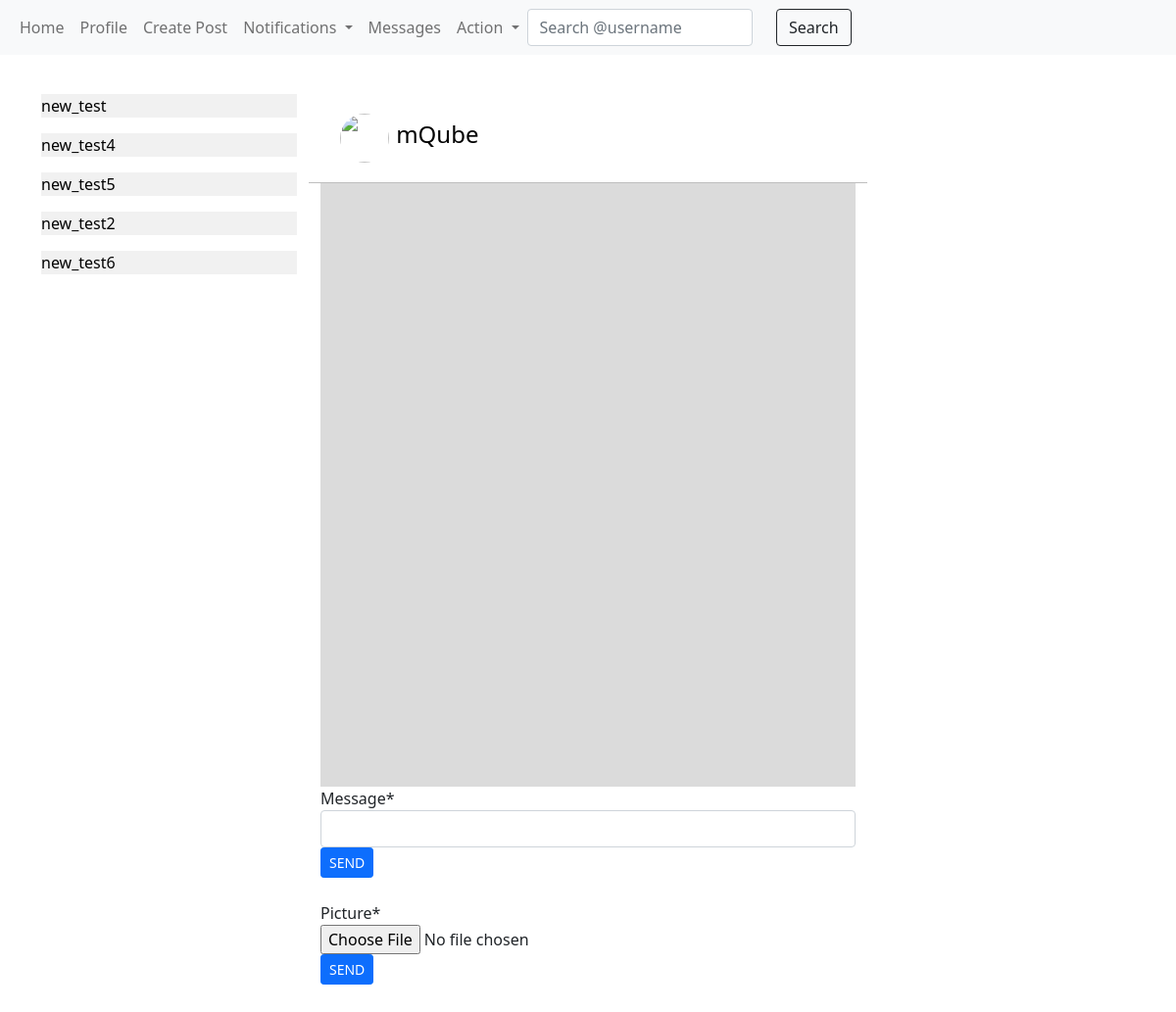
Page /messages/mQube/ (signed in) on the earlier database version.
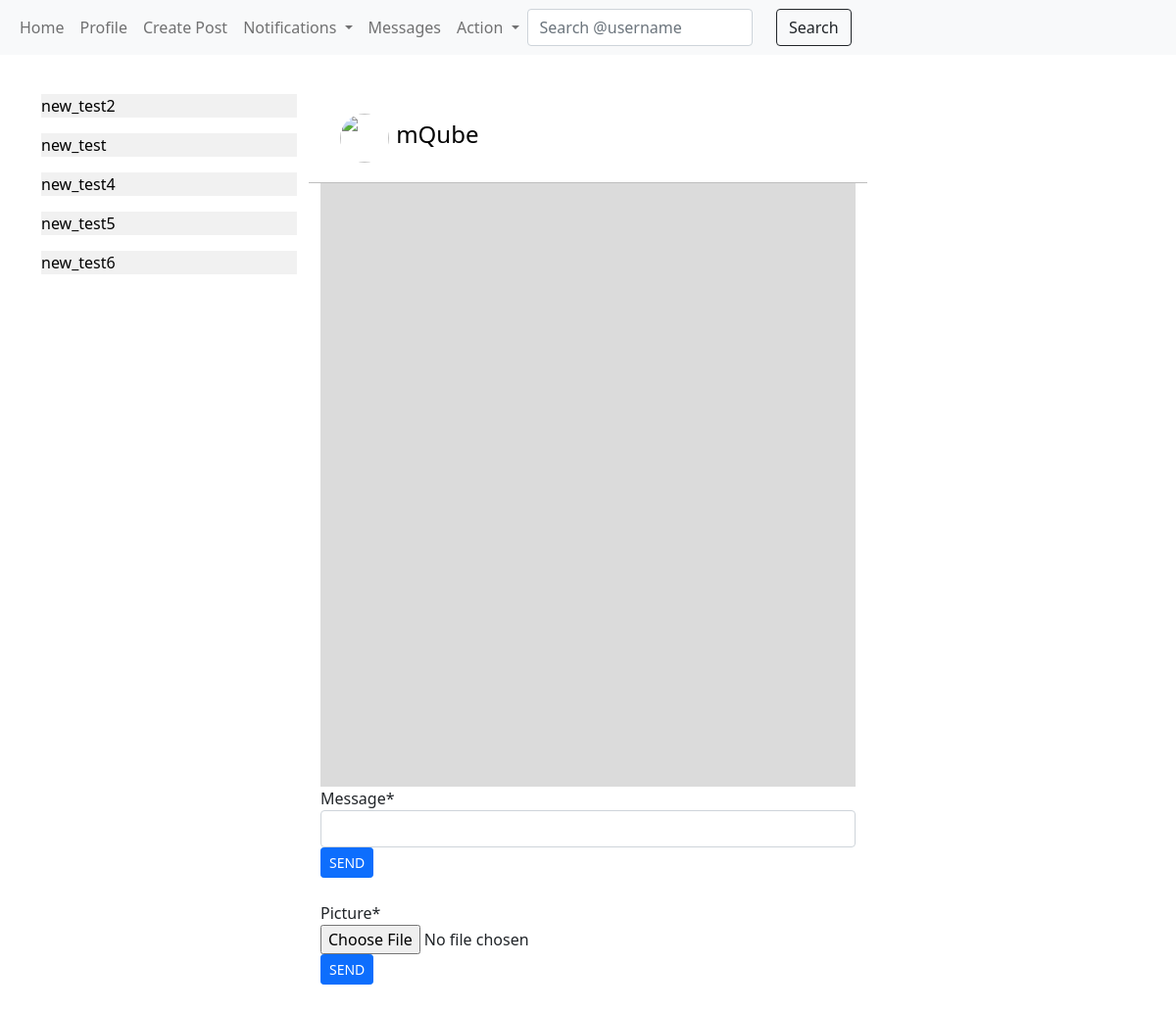
Same page on the later database version.
### Messages/models.py (models this page shows)
class InboxAlert(models.Model):
    receiver = models.ForeignKey(User, on_delete=models.CASCADE, related_name='received_from')
    sender = models.ForeignKey(User, on_delete=models.CASCADE, related_name='sent_to')
    alert = models.BooleanField(default=True)
    last_alert = models.DateTimeField(auto_now=True)
    message = models.CharField(max_length=100, default='')
    class Meta:
        ordering = ('-last_alert',)

### Messages/views.py (the view)
# urls.py: path('<username>/', views.inbox, name='inbox'),
def inbox(req, username):
    recipient = User.objects.get(username=username)
    new_message = SendMessage()
    new_picture = SendPicture()
    messages = Message.objects.filter(sender__in=[req.user, recipient], receiver__in=[req.user, recipient])
    InboxAlert.objects.filter(sender=recipient, receiver=req.user).update(alert=False)
    return render(req, template_name='Messages/inbox.html', context={'recipient':recipient, 'new_message':new_message, 'new_picture':new_picture, 'messages':messages})

### Messages/forms.py
class SendMessage(ModelForm):
    message = CharField(required=True)
    class Meta:
        model = Message
        fields = ('message',)

class SendPicture(ModelForm):
    picture = ImageField(required=True)
    class Meta:
        model = Message
        fields = ('picture',)

### Posts/templatetags/custom_filter.py (called while the page is built)
@register.filter
def unread_count(notifications):
    unread = notifications.filter(unread=True).count()
    return unread

@register.filter
def alert(inbox_alert):
    if inbox_alert.filter(alert=True):
        return True
    return False

### Profile/models.py (called while the page is built)
    def __str__(self):
        return f'{self.notifier} {self.notification}.'

### templates/Messages/inbox.html (shortened to what this page needs)
{% extends 'base.html' %}
{% load crispy_forms_tags %}
{% block body %}
    <div class="row">
        <div class="col-sm-3">
            {% for inbox in user.received_from.all %}
            <a style="text-decoration: none; color: #000;" href="{% url 'messages:inbox' username=inbox.sender %}"><p style="background-color: rgb(241, 241, 241);">{{inbox.sender}}
            </p></a>
        {% endfor %}
        </div>
        <div class="col-sm-6">
            <div class="row" style="padding: 20px; border-bottom: 1px solid rgb(190, 190, 190);">
                <div class="col-sm-1">
                    <a href="{% url 'profile:user_profile' pk=recipient.pk %}"><img class="rounded-circle" src="/media/{{recipient.profile.pro_pic}}" alt="" width="50px" height="50px"></a>
                </div>
                <div class="col-sm-10" style="padding-left: 25px; padding-top: 7px;">
                    <h4 style="display: inline-block;"><a style="text-decoration: none; color: #000;" href="{% url 'profile:user_profile' pk=recipient.pk %}">{{recipient}}</a></h4>
                </div>
            </div>
            <div style="height: 77vh; overflow-y: scroll; background-color: #dbdbdb; padding: 20px;">
            </div>
            <div>
                <form method="POST" action="{% url 'messages:send_message' pk=recipient.pk %}">
                    {{ new_message|crispy }}
                    <input type="submit" value="SEND" class="btn btn-sm btn-primary">
                </form>
                <br>
                <form method="POST" enctype="multipart/form-data" action="{% url 'messages:send_picture' pk=recipient.pk %}">
                    {{ new_picture|crispy }}
                    <input type="submit" value="SEND" class="btn btn-sm btn-primary">
                </form>
                <br>
                <br>
                <br>
            </div>
        </div>
    </div>
{% endblock %}

Differences in the rows shown:
changed InboxAlert "new_test2": moves up the list
